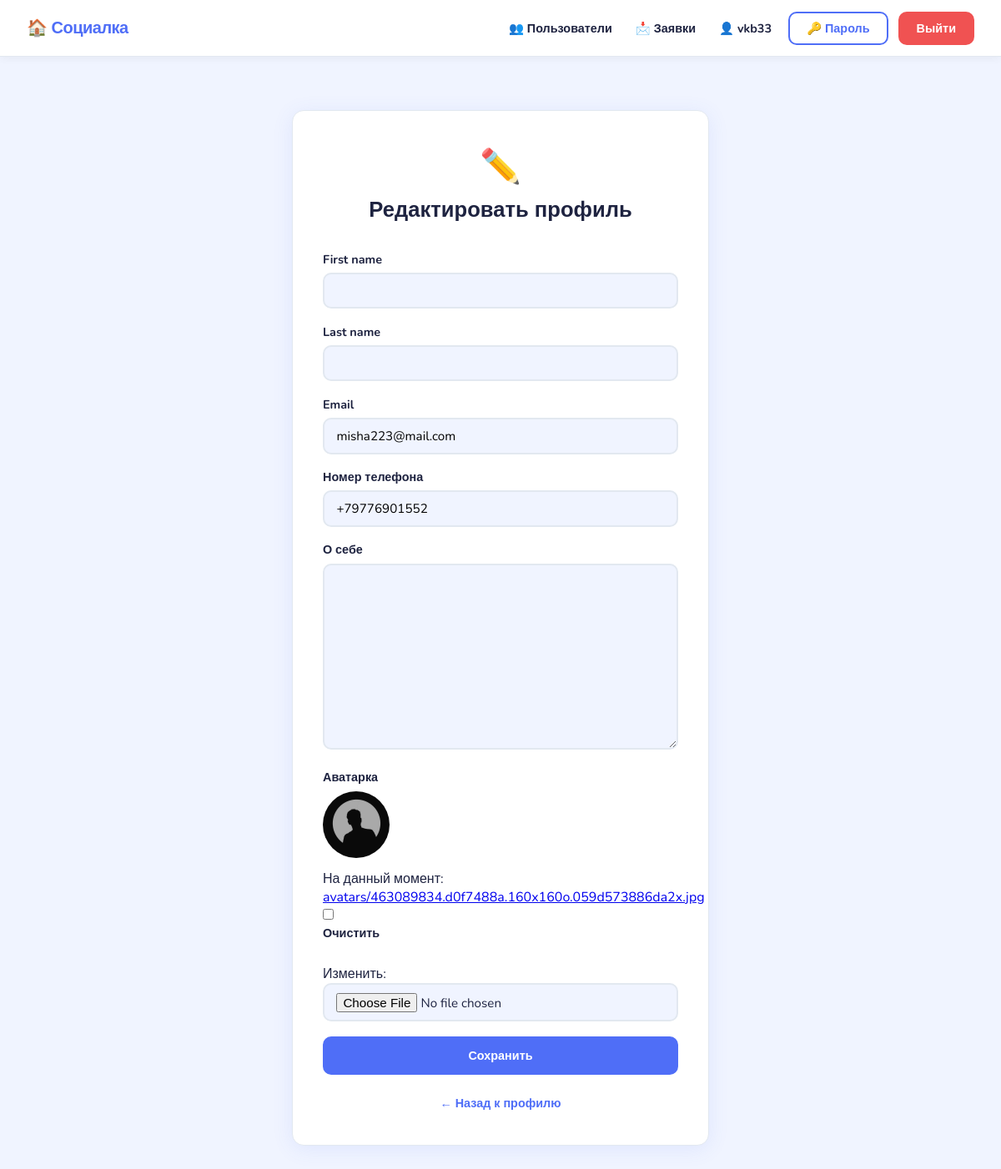
/profile/edit/ (signed in), run on the app's committed database.
### users/models.py (models this page shows, shortened)
class User(AbstractUser):
    bio = models.TextField(blank=True, verbose_name='О себе')
    email = models.EmailField(unique=True, verbose_name='Email')
    phone = models.CharField(max_length=20, blank=True, verbose_name='Номер телефона')
    avatar = models.ImageField(
        upload_to='avatars/',
        blank=True,
        null=True,
        verbose_name='Аватарка',
        validators=[validate_image_extension],
    )
    friends = models.ManyToManyField(
        'self', blank=True, symmetrical=False,
        related_name='friend_of', verbose_name='Друзья',
    )
    friend_requests = models.ManyToManyField(
        'self', blank=True, symmetrical=False,
        related_name='incoming_requests', verbose_name='Заявки в друзья',
    )
    class Meta:
        verbose_name = 'Пользователь'
        verbose_name_plural = 'Пользователи'

### users/views.py (the view)
# urls.py: path('profile/edit/', views.profile_edit, name='profile_edit'),
@login_required
def profile_edit(request):
    if request.method == 'POST':
        form = ProfileEditForm(request.POST, request.FILES, instance=request.user)
        if form.is_valid():
            try:
                form.save()
                logger.info('User %s updated their profile', request.user.username)
                messages.success(request, 'Профиль обновлён!')
                return redirect('profile', username=request.user.username)
            except Exception:
                logger.error(
                    'Unexpected error while saving profile for user %s',
                    request.user.username,
                    exc_info=True,
                )
                messages.error(request, 'Произошла ошибка при сохранении профиля.')
        else:
            for field, errors in form.errors.items():
                for error in errors:
                    if field == 'avatar':
                        avatar_file = request.FILES.get('avatar')
                        logger.error(
                            'Non-image file upload attempt by user %s: '
                            'filename=%s error=%s',
                            request.user.username,
                            avatar_file.name if avatar_file else '—',
                            error,
                            exc_info=True,
                        )
                    else:
                        logger.warning(
                            'Profile edit validation error for user %s: '
                            'field=%s error=%s',
                            request.user.username, field, error,
                        )
    else:
        form = ProfileEditForm(instance=request.user)
    return render(request, 'users/profile_edit.html', {'form': form})

### users/forms.py (shortened to what this page needs)
class ProfileEditForm(forms.ModelForm):
    class Meta:
        model = User
        fields = ('first_name', 'last_name', 'email', 'phone', 'bio', 'avatar')
    def __init__(self, *args, **kwargs):
        super().__init__(*args, **kwargs)
        for field in self.fields.values():
            field.widget.attrs['class'] = 'form-control'

### templates/users/profile_edit.html (shortened to what this page needs)
{% extends 'base.html' %}
{% block content %}
<div class="auth-wrapper">
    <div class="auth-card" style="max-width:500px">
        <div class="auth-header">
            <span class="auth-icon">✏️</span>
            <h2>Редактировать профиль</h2>
        </div>
        <form method="post" enctype="multipart/form-data">
            {% for field in form %}
                <div class="form-group">
                    <label>{{ field.label }}</label>
                    {% if field.name == 'avatar' and request.user.avatar %}
                        <div style="margin-bottom:8px">
                            <img src="{{ request.user.avatar.url }}" alt="Аватар"
                                 style="width:80px;height:80px;border-radius:50%;object-fit:cover;">
                        </div>
                    {% endif %}
                    {{ field }}
                </div>
            {% endfor %}
            <button type="submit" class="btn btn-primary btn-block">Сохранить</button>
        </form>
        <div class="auth-footer">
            <a href="{% url 'profile' username=request.user.username %}">← Назад к профилю</a>
        </div>
    </div>
</div>
{% endblock %}

### templates/base.html (shortened to what this page needs)
<!DOCTYPE html>
<html lang="ru">
<head>
    {% load static %}
    <link rel="stylesheet" href="{% static 'css/style.css' %}">
</head>
<body>
    <nav class="navbar">
        <div class="nav-brand">
            <a href="{% url 'home' %}">🏠 Социалка</a>
        </div>
        <div class="nav-links">
            {% if user.is_authenticated %}
                <a href="{% url 'user_list' %}" class="nav-link">👥 Пользователи</a>
                <a href="{% url 'incoming_requests' %}" class="nav-link">📩 Заявки</a>
                <a href="{% url 'profile' username=user.username %}" class="nav-link">👤 {{ user.username }}</a>
                <a href="{% url 'password_change' %}" class="btn btn-outline">🔑 Пароль</a>
                <form method="post" action="{% url 'logout' %}" style="display:inline">
                    <button type="submit" class="btn btn-danger">Выйти</button>
                </form>
            {% else %}
                <a href="{% url 'login' %}" class="btn btn-outline">Войти</a>
                <a href="{% url 'register' %}" class="btn btn-primary">Регистрация</a>
            {% endif %}
        </div>
    </nav>
    <div class="container">
        {% block content %}{% endblock %}
    </div>
</body>
</html>

### static/css/style.css (style rules this page uses)
*, *::before, *::after { box-sizing: border-box; margin: 0; padding: 0; }
:root { --bg: #f0f4ff; --surface: #ffffff; --primary: #4f6ef7; --primary-dark: #3a56d4; --danger: #f05252; --text: #1e2340; --text-muted: #6b7280; --border: #e2e8f0; --radius: 14px; --shadow: 0 4px 24px rgba(79,110,247,0.10); }
body { font-family: 'Nunito', sans-serif; background: var(--bg); color: var(--text); min-height: 100vh; }
.navbar { background: var(--surface); border-bottom: 1px solid var(--border); padding: 0.85rem 2rem; display: flex; align-items: center; justify-content: space-between; box-shadow: 0 2px 10px rgba(0,0,0,0.05); position: sticky; top: 0; z-index: 100; }
.nav-brand a { font-size: 1.25rem; font-weight: 800; color: var(--primary); text-decoration: none; letter-spacing: -0.5px; }
.nav-links { display: flex; align-items: center; gap: 0.75rem; }
.btn { display: inline-block; padding: 0.5rem 1.25rem; border-radius: 10px; font-family: inherit; font-size: 0.9rem; font-weight: 700; cursor: pointer; border: 2px solid transparent; text-decoration: none; transition: all 0.18s ease; }
.btn-primary { background: var(--primary); color: #fff; border-color: var(--primary); }
.btn-outline { background: transparent; color: var(--primary); border-color: var(--primary); }
.btn-danger { background: var(--danger); color: #fff; border-color: var(--danger); }
.btn-block { width: 100%; text-align: center; display: block; padding: 0.7rem; }
.container { max-width: 900px; margin: 0 auto; padding: 2rem 1.5rem; }
.auth-wrapper { display: flex; justify-content: center; align-items: flex-start; min-height: calc(100vh - 120px); padding: 2rem 1rem; }
.auth-card { background: var(--surface); border-radius: var(--radius); box-shadow: var(--shadow); padding: 2.5rem 2.25rem; width: 100%; max-width: 420px; border: 1px solid var(--border); }
.auth-header { text-align: center; margin-bottom: 2rem; }
.auth-icon { font-size: 2.5rem; }
.auth-header h2 { font-size: 1.6rem; font-weight: 800; margin: 0.4rem 0 0.25rem; }
.form-group { margin-bottom: 1.1rem; }
.form-group label { display: block; font-weight: 700; margin-bottom: 0.4rem; font-size: 0.9rem; }
.form-control, input[type="text"], input[type="password"], input[type="email"] { width: 100%; padding: 0.6rem 0.9rem; border: 2px solid var(--border); border-radius: 10px; font-family: inherit; font-size: 0.95rem; transition: border-color 0.18s; outline: none; background: var(--bg); }
.auth-footer { text-align: center; margin-top: 1.5rem; color: var(--text-muted); font-size: 0.9rem; }
.auth-footer a { color: var(--primary); font-weight: 700; text-decoration: none; }
.nav-link { color: var(--text); text-decoration: none; font-weight: 700; font-size: 0.9rem; padding: 0.4rem 0.5rem; border-radius: 8px; transition: background 0.15s; }

### data on the page
User: username "vkb33", form "misha223@mail.com" "+79776901552", user.avatar (picture)

### other printed values
{{ field.label }} "First name" "Last name" "Email" "Номер телефона" "О себе" "Аватарка"
